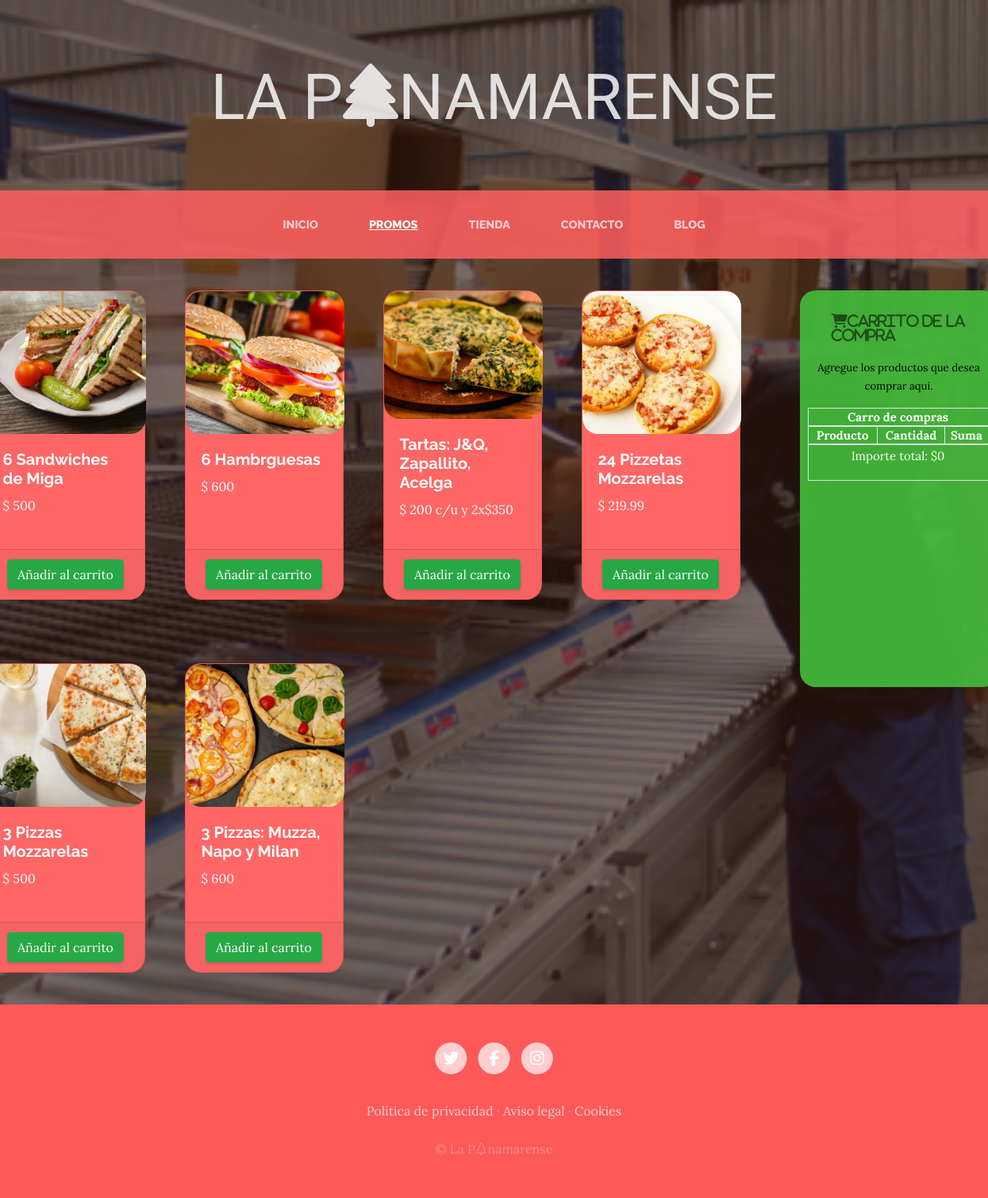
Page /services/ on the committed database.
### Apps/Services/models.py (models this page shows, shortened)
class services_model(models.Model):
    titulo = models.CharField(max_length=100)
    contenido = models.CharField(max_length=500)
    imagen = models.ImageField(upload_to='')
    fecha_de_creacion =  models.DateTimeField(auto_now=True)
    ultima_actualizacion = models.DateTimeField(auto_now=True)
    class Meta:
        verbose_name = "Servicio"
        verbose_name_plural= "Servicios"

### Apps/Services/views.py (the view)
# urls.py: path('', views.services, name='services')
def services(request):
    all_services = services_model.objects.all()
    return render(request, 'services.html', {'all_services_key': all_services})

### Apps/ShoppingCart/context_processor.py (called while the page is built)
def importe_total_carro(request):
    total = 0
    if request.user.is_authenticated:
        for key, value in request.session["shoppingcart"].items():
            total = total + (float(value["precio"]) * value["cantidad"])
    return {'total_key': total}

### Apps/Services/templates/services.html (shortened to what this page needs)
{% extends "base.html" %}
{% load static %}
    {% block content %}
        <div class="container">
            <div style="float: right; margin-top: 40px; height: 500px; width: 250px; margin-left: -60px; margin-right: -80px; border-radius: 20px; background-color: rgba(67, 185, 57, 0.932); padding-top: 30px; padding-left: 10px; padding-right: 10px;">
                <i class="fas fa-shopping-cart" style="margin-left: 30px; font-size: 18px; color: rgba(0, 0, 0, 0.555);">Carrito de la compra</i>
                <p style="text-align: center; font-size: smaller; color: rgba(0, 0, 0, 0.979); margin-top: 20px;">Agregue los productos que desea comprar aqui.</p>
                {% include "shopping_cart/widget.html" %}
            </div>
            <div class="row"">
                {% for p in all_services_key %}
                    <div class="col-md-3" style="width: 80%;">
                        <div class="card"" style="background-color: rgb(255, 102, 102); margin-top: 40px; margin-left: -100px; margin-bottom: 40px; height: 390px; border-radius: 20px; width: 200px;">
                            <img class="card-img-top" src="{{p.imagen.url}}" alt="" style="width: 200px; height: 180px; object-fit:cover; border-radius: 20px;">
                            <div class="card-body" style="color: white;">
                                <h5 style="font-weight: bolder;">{{p.titulo}}</h5>
                                <p>$ {{p.contenido}}</p>
                            </div>
                            <div class="card-footer text-center">
                                <a href="{% url 'cart:add' p.id %}" class="btn btn-success">Añadir al carrito</a>
                            </div>
                        </div>
                    </div>
                {% endfor %}
            </div>
        </div>
    {% endblock %}

### Apps/Home/templates/base.html (shortened to what this page needs)
{% load static %}
<html>
<head>
    <link rel="stylesheet" href="https://cdn.jsdelivr.net/npm/bootstrap-icons@1.7.2/font/bootstrap-icons.css">
    <link href="{% static 'vendor/bootstrap/css/bootstrap.min.css' %}" rel="stylesheet">
    <link href="{% static 'css/gestion.css' %}" rel="stylesheet">
</head>
<body>
    <h1 class="site-heading text-center text-white d-none d-lg-block">
        <span class="site-heading-lower my-title" style="font-family: 'Secular One', sans-serif; color: rgba(255, 255, 255, 0.822);">LA P<i class="fas fa-tree"></i>NAMARENSE</span>
    </h1>
 <nav class="navbar navbar-expand-lg navbar-dark py-lg-4" id="mainNav"  style="background-color: rgba(255, 94, 94, 0.863);">
    <div class="container">
      <div class="collapse navbar-collapse" id="navbarResponsive">
        <ul class="navbar-nav mx-auto">
          <li class="nav-item {% if request.path == '/' %}active{% endif %} px-lg-4">
            <a class="nav-link text-uppercase text-expanded" href="{% url 'home' %}">Inicio</a>
          </li>
          <li class="nav-item {% if request.path == '/services/' %}active{% endif %} px-lg-4">
            <a class="nav-link text-uppercase text-expanded" href="{% url 'services' %}">Promos</a>
          </li>
          <li class="nav-item {% if request.path == '/store/' %}active{% endif %} px-lg-4">
            <a class="nav-link text-uppercase text-expanded" href="{% url 'store' %}">Tienda</a>
          </li>
          <li class="nav-item {% if request.path == '/contacts/' %}active{% endif %} px-lg-4">
            <a class="nav-link text-uppercase text-expanded" href="{% url 'contacts' %}">Contacto</a>
          </li>
          <li class="nav-item {% if request.path|slice:':6' == '/blog/' %}active{% endif %} px-lg-4">
            <a class="nav-link text-uppercase text-expanded" href="{% url 'blog' %}">Blog</a>
          </li>
        </ul>
      </div>
    </div>
  </nav>
  {% block content %}
  {% endblock %}
    <footer class="footer text-faded text-center py-5" style="background-color: rgb(253, 89, 89);">
      <div class="container" >
        <p class="m-0">
	        <a href="#" class="link">
	          <span class="fa-stack fa-lg">
	            <i class="fa fa-circle fa-stack-2x"></i>
	            <i class="fa fa-twitter fa-stack-1x fa-inverse"></i>
	          </span>
	        </a>
	        <a href="https://www.facebook.com/LaPinamarense" class="link">
	          <span class="fa-stack fa-lg">
	            <i class="fa fa-circle fa-stack-2x"></i>
	            <i class="fa fa-facebook fa-stack-1x fa-inverse"></i>
	          </span>
	        </a>
	        <a href="https://www.instagram.com/lapinamarense/" class="link">
	          <span class="fa-stack fa-lg">
	            <i class="fa fa-circle fa-stack-2x"></i>
	            <i class="fa fa-instagram fa-stack-1x fa-inverse"></i>
	          </span>
	        </a>
	    </p>
        <p class="m-0 mbt" >
        	<a href="sample.html" class="link">Política de privacidad</a> ·
        	<a href="sample.html" class="link">Aviso legal</a> ·
        	<a href="sample.html" class="link">Cookies</a>
		</p>
        <p class="m-0 mbt1">&copy; La P<i class="bi bi-tree"></i>namarense</p>
      </div>
	</footer>
</body>
</html>

### Apps/Store/templates/shopping_cart/widget.html (shortened to what this page needs)
<table class="table-bordered" style="color: white; font-size: 15px; width: 228px; text-align: center;">
    <thead>
        <tr>
            <th colspan="3" class="text-center">Carro de compras</th>
        </tr>
        <tr>
            <th>Producto</th>
            <th>Cantidad</th>
            <th>Suma</th>
        </tr>
    </thead>
    <tfoot>
        <td colspan="3">
            <p style="color: rgb(255, 255, 255); text-align: center;"> Importe total: ${{total_key}}</p>
        </td>
    </tfoot>
</table>

### Apps/Home/static/css/gestion.css (style rules this page uses)
body { font-family: 'Lora'; background: linear-gradient(rgba(47, 23, 15, 0.65), rgba(47, 23, 15, 0.65)), url("../img/bg_main.jpg"); background-attachment: fixed; background-position: center; background-size: cover; }
h1, h2, h3, h4, h5, h6 { font-family: 'Raleway'; }
p { line-height: 1.75; }
.text-faded { color: rgba(255, 255, 255, 0.3); }
.site-heading { margin-top: 5rem; margin-bottom: 5rem; text-transform: uppercase; line-height: 1; font-family: 'Raleway'; }
.site-heading .site-heading-lower { font-size: 5rem; font-weight: 100; line-height: 4rem; }
#mainNav { background-color: rgba(24, 64, 8); font-family: 'Raleway'; }
#mainNav .navbar-nav .nav-item .nav-link { color: rgba(255, 255, 255, 0.7); font-weight: 800; }
#mainNav .navbar-nav .nav-item.active .nav-link { color: #ffffff; text-decoration: underline; }
@media (min-width: 992px) { #mainNav .navbar-nav .nav-item .nav-link { font-size: 0.9rem; } }
.footer { background-color: rgba(24, 64, 8, 0.8); }
.btn { box-shadow: 0px 3px 3px 0px rgba(33, 37, 41, 0.1); }
.mbt { padding-top: 2rem; }
.mbt1 { padding-top: 1.25rem; }
a.link { color: rgba(255, 255, 255, 0.7); }

### rows in the picture
services_model: imagen (picture), titulo "6 Sandwiches de Miga", contenido "500"
services_model: imagen (picture), titulo "6 Hambrguesas", contenido "600"
services_model: imagen (picture), titulo "Tartas: J&Q, Zapallito, Acelga", contenido "200 c/u y 2x$350"
services_model: imagen (picture), titulo "24 Pizzetas Mozzarelas", contenido "219.99"
services_model: imagen (picture), titulo "3 Pizzas Mozzarelas", contenido "500"
services_model: imagen (picture), titulo "3 Pizzas: Muzza, Napo y Milan", contenido "600"

### other values in the picture
{{ total_key }} "0"
